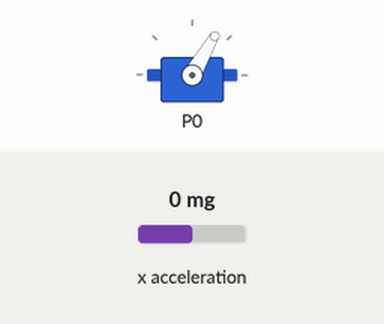
This program was run on a simulated BBC micro:bit (MakeCode). On the bench: servo. The inputs (shaded band) are chosen by the test bench; at power-on: x acceleration 0 mg.

Above: at 1.2 s.
1.3 s: x acceleration set to 94 mg
2.8 s: x acceleration set to 104 mg
At 3.28 s:
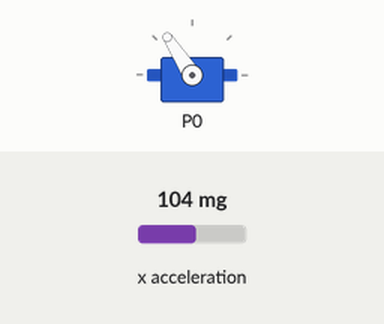
At 4.5 s:
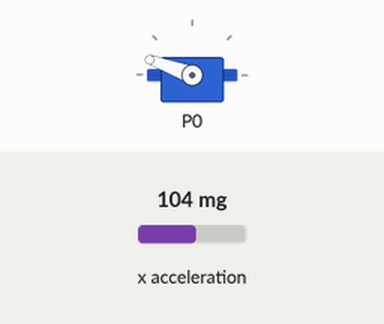
5.0 s: x acceleration set to -94 mg
6.5 s: x acceleration set to -104 mg
At 7.8 s:
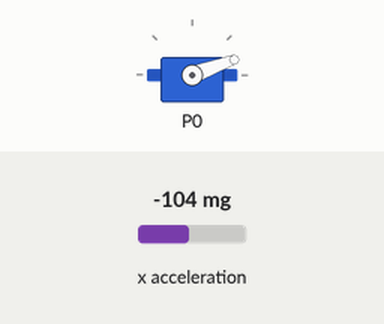
Timing chart, 0 to 9.5 s (numbered marks = the images above; inputs shaded):
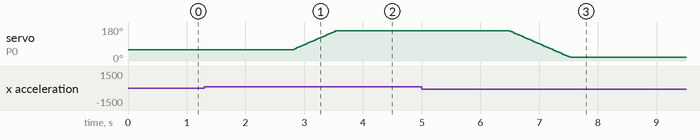

The program:

main.ts
```typescript
let angle = 60
let max_angle = 160
let min_angle = 20
servos.P0.setAngle(angle)

namespace shouldermotorspeed{
    /**
     * Address motor rotation direction and speed by acceleration
     */
    //% blockId = shouldermotorspeed
    //% block="set P0 servo rotates in the direction %direction by %speed (ms) interval"
    //% inlineInputMode=inline
    export function SetTurnSpeed(direction: number, speed: number): void{
        if (Math.abs(direction) >= 100) {
            if (direction <= 0) {
                angle = angle - 3
            } else {
                angle = angle + 3
            }
            if (angle <= min_angle) {
                angle = min_angle
            }
            if (angle >= max_angle) {
                angle = max_angle
            }
            servos.P0.setAngle(angle)
        }
        basic.pause(speed)
    }
}
```

test.ts
```typescript
// tests go here; this will not be compiled when this package is used as an extension.
let shoulder_pos = 0


basic.forever(function () {
    shoulder_pos = input.acceleration(Dimension.X)
    shouldermotorspeed.SetTurnSpeed(shoulder_pos,2)
})
```

Measured:
- the behaviour switches between 99 and 100 mg on x acceleration (found by bisection; images 0 and 1)
- the behaviour switches between -99 and -100 mg on x acceleration (found by bisection; images 2 and 3)
- after the input at 1.3 s, every drawn part: stays the same
- after the input at 2.8 s, servo on P0: moves from 60° to 160° over 0.73 s, starting at once
- after the input at 5.0 s, every drawn part: stays the same
- after the input at 6.5 s, servo on P0: moves from 160° to 20° over 1.0 s, starting at once
